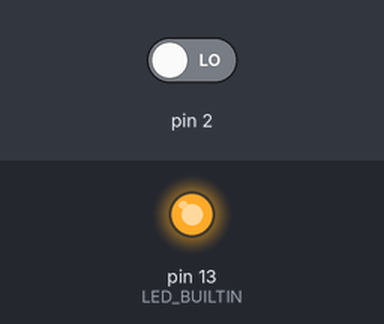
The sketch below on a simulated Arduino Uno, built with avr-gcc and run on an emulated ATmega328P. On the bench: output pins drawn as LEDs (lit = HIGH). The inputs (shaded band) are chosen by the test bench; at power-on: pin 2 LOW. What the sketch prints to the serial monitor is not drawn.

Above: at 1.2 s.
1.3 s: pin 2 driven HIGH
Timing chart, 0 to 4.3 s (numbered marks = the images above; inputs shaded):
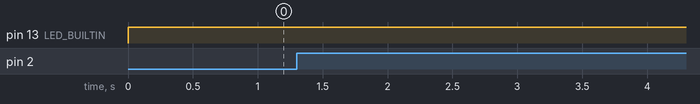

The sketch:

microwave.ino
```cpp
void setup() {
  // put your setup code here, to run once:
  pinMode(LED_BUILTIN, OUTPUT);
  Serial.begin(9600);
  attachInterrupt(0, knopka, RISING);
}

void knopka()
{
  Serial.println("knopka!");
  digitalWrite(LED_BUILTIN, LOW);
  delay(1000);
}

void loop() {
  // put your main code here, to run repeatedly
  digitalWrite(LED_BUILTIN, HIGH);
}
```
